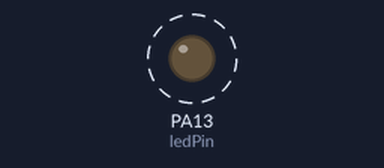
A sketch run on a simulated STM32 Blue Pill. Parts: output pins drawn as LEDs (lit = HIGH). Dashed ring = blinking.

Above: at 0.5 s.
Timing chart, 0 to 4.6 s (numbered marks = the images above):
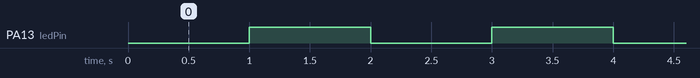

Measured:
- by itself, PA13 (ledPin): alternates HIGH for 1.0 s and LOW for 1.0 s

The sketch:

TU_arduino_SysTick.ino
```cpp
/*
**********************************
* @author SSSLAB
* @Mod    2022-8-24 by YKKIM
* @bref   Embedded Controller (Arduino): SysTick (Timer Interrupt)
**********************************
*/
#include "STM32TimerInterrupt.h"
#include "STM32_ISR_Timer.h"

#define HW_TIMER_INTERVAL_MS  100
#define TIMER_INTERVAL        1000L

STM32Timer ITimer(TIM1);    // Init STM32 timer TIM1

STM32_ISR_Timer ISR_Timer;  // Init STM32_ISR_Timer

// constants won't change. They're used here to set pin numbers:
const int ledPin =  13;      // the number of the LED pin

void setup() {
  // initialize the LED pin as an output:
  pinMode(ledPin, OUTPUT);

  // Interval in microsecs
  ITimer.attachInterruptInterval(HW_TIMER_INTERVAL_MS * 1000, TimerHandler);

  // Timer interrupt every 1sec
  ISR_Timer.setInterval(TIMER_INTERVAL, timerInterrupt);
}

void loop(){
}

// Timer handler controls ISR Timer(timer interrupt).
void TimerHandler(){
  ISR_Timer.run();
}

// Whenever ISR Timer interrupts, this function is excuted.
void timerInterrupt(){
  digitalWrite(ledPin, !digitalRead(ledPin));
}
```
